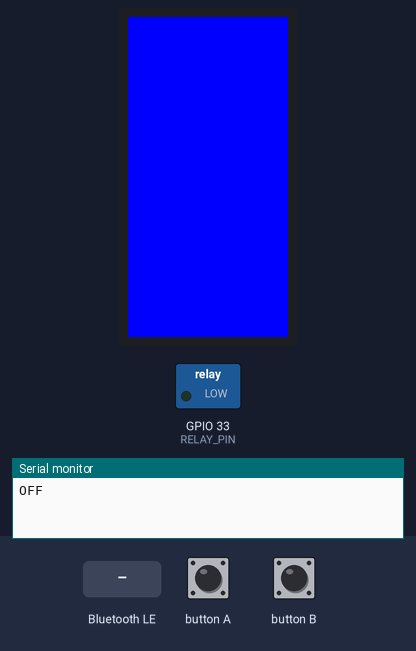
Bench run of a sketch on a simulated ESP32. Shown: 80×160 colour display, switched loads named in the sketch (green lamp = pin HIGH), the last lines printed to the serial monitor. Inputs (shaded band) come from the test bench. Nothing arrives over Bluetooth unless stated; a phone connects over Bluetooth LE 3 s after start.

Above: at 1.3 s.
1.4 s: button A pressed for 0.15 s
At 2.1 s:
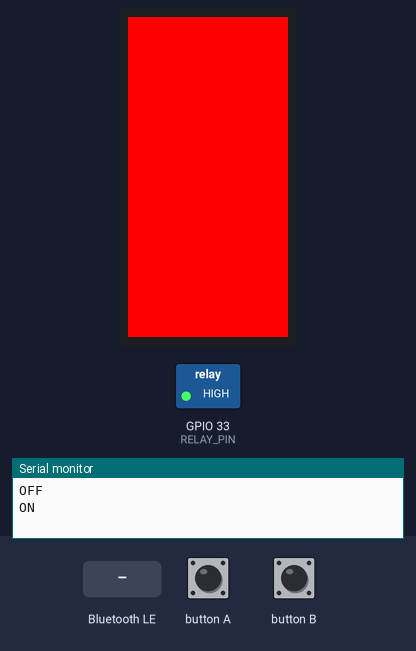
4.5 s: Bluetooth LE write "0" received
At 5.4 s:
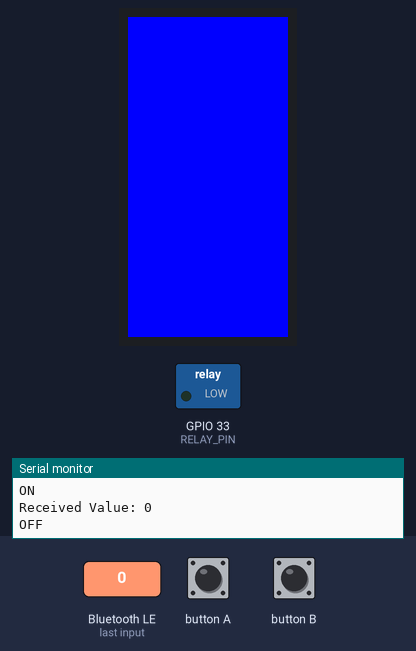
Timing chart, 0 to 7.5 s (numbered marks = the images above; inputs shaded):
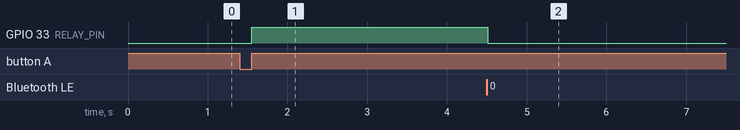

The sketch:

M5StackSanta.ino
```cpp
#include <M5StickC.h>

// Bluetooth LE
#include <BLEDevice.h>
#include <BLEServer.h>
#include <BLEUtils.h>
#include <BLE2902.h>

#define BLE_NAME                  "M5Santa"
#define SERVICE_UUID                "8f6156ca-48cc-11eb-b378-0242ac130002"
#define CHARACTERISTIC_UUID_NOTIFY  "8f61590e-48cc-11eb-b378-0242ac130002"
#define CHARACTERISTIC_UUID_RX      "8f615b70-48cc-11eb-b378-0242ac130002"

//Relay
#define RELAY_PIN 33


//-----------------------------------------------------------------------------
//Relay
//-----------------------------------------------------------------------------
//button
bool _isRelay = false;

uint16_t getColor(uint8_t red, uint8_t green, uint8_t blue)
{
  return ((red>>3)<<11) | ((green>>2)<<5) | (blue>>3);
}

void RelayON()
{
  digitalWrite(RELAY_PIN, HIGH);

  M5.Lcd.fillScreen(getColor(255,0,0));
  Serial.println("ON");
}


void RelayOFF()
{
  digitalWrite(RELAY_PIN, LOW);

  M5.Lcd.fillScreen(getColor(0,0,255));
  Serial.println("OFF");
}


//-----------------------------------------------------------------------------
//BLE
//-----------------------------------------------------------------------------
BLEServer *pServer = NULL;
BLECharacteristic * pNotifyCharacteristic;
bool deviceConnected = false;
bool oldDeviceConnected = false;


// Bluetooth LE Change Connect State
class SantaBleServerCallbacks: public BLEServerCallbacks
{
    void onConnect(BLEServer* pServer)
    {
      deviceConnected = true;
    };

    void onDisconnect(BLEServer* pServer)
    {
      deviceConnected = false;
    }
};


// Bluetooth LE Recive
class SantaBleCallbacks: public BLECharacteristicCallbacks
{
    void onWrite(BLECharacteristic *pCharacteristic)
    {
      std::string rxValue = pCharacteristic->getValue();
      if (rxValue.length() <= 0)
      {
        return;
      }

      String cmd = String(rxValue.c_str());
      Serial.print("Received Value: ");
      Serial.println(cmd);

      //Function
      if (cmd == "1")
      {
        RelayON();
      }
      else if (cmd == "0")
      {
        RelayOFF();
      }
    }
};


// Bluetooth LE initialize
void InitBLE()
{
  // Create the BLE Device
  BLEDevice::init(BLE_NAME);

  // Create the BLE Server
  pServer = BLEDevice::createServer();
  pServer->setCallbacks(new SantaBleServerCallbacks());

  // Create the BLE Service
  BLEService *pService = pServer->createService(SERVICE_UUID);

  // Create a BLE Characteristic
  pNotifyCharacteristic = pService->createCharacteristic(
                        CHARACTERISTIC_UUID_NOTIFY,
                        BLECharacteristic::PROPERTY_NOTIFY
                        );

  pNotifyCharacteristic->addDescriptor(new BLE2902());

  BLECharacteristic * pRxCharacteristic = pService->createCharacteristic(
                       CHARACTERISTIC_UUID_RX,
                      BLECharacteristic::PROPERTY_WRITE
                    );

  pRxCharacteristic->setCallbacks(new SantaBleCallbacks());

  // Start the service
  pService->start();

  // Start advertising
  pServer->getAdvertising()->start();
}


// Bluetooth LE loop
void LoopBLE()
{
    // disconnecting
    if (!deviceConnected && oldDeviceConnected)
    {
      // give the bluetooth stack the chance to get things ready
        delay(500);

        // restart advertising
        pServer->startAdvertising();
        Serial.println("startAdvertising");
        oldDeviceConnected = deviceConnected;
    }

    // connecting
    if (deviceConnected && !oldDeviceConnected)
    {
      // do stuff here on connecting
        oldDeviceConnected = deviceConnected;
    }
}


//-----------------------------------------------------------------------------
//Main
//-----------------------------------------------------------------------------
void setup()
{
  M5.begin();

  //Relay
  pinMode(RELAY_PIN, OUTPUT);

  RelayOFF();

  //Ble
  InitBLE();
}


void loop()
{
  M5.update();

  //Button
  if (M5.BtnA.wasReleased())
  {
    _isRelay = !_isRelay;
    if (_isRelay)
    {
      RelayON();
    }
    else
    {
      RelayOFF();
    }
  }

  //BLE
  LoopBLE();
}
```

Measured:
- after the input at 1.4 s, GPIO 33 (RELAY_PIN): LOW → HIGH after 0.15 s
- after the input at 4.5 s, GPIO 33 (RELAY_PIN): HIGH → LOW at once
